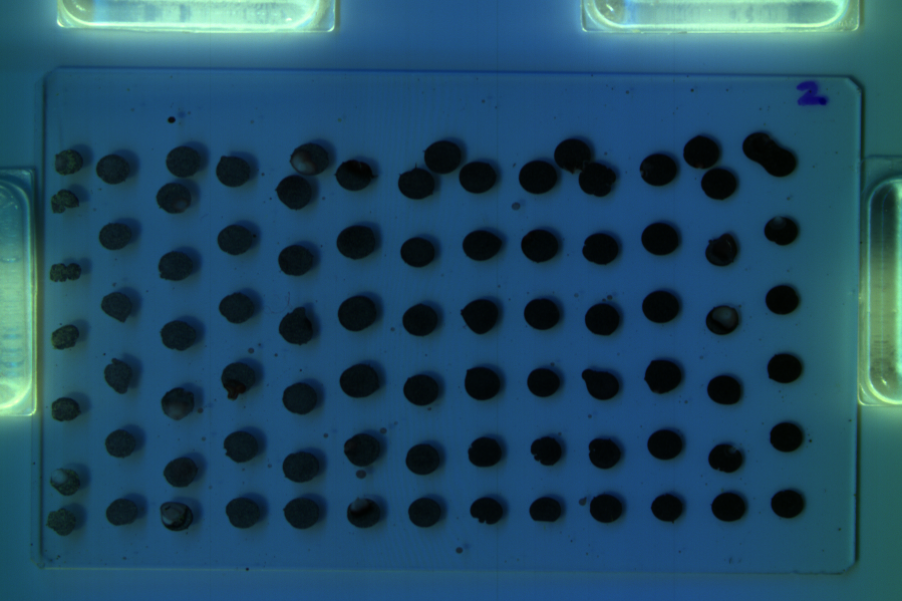
#> input picture data/MAFA_RGB_Image.png, 902 x 601 px
$ python -i vision.py   (imports and definitions only)
#> lines starting #> are read from the running program, lines starting #| are printed output that depends on the picture; after the words box and inside, x2 and y2 are one past the last pixel; in counts of white or black regions, pixels touching at a corner belong together
# Author: Alexander (Aleks) E. Siemenn <asiemenn@mit.edu>
# Date:   04 March 2023

# import
import cv2
import numpy as np
import pandas as pd
import matplotlib as mpl
import matplotlib.pyplot as plt
from scipy import ndimage

# [44 lines left out: function segmentation, not called in this run]


# Sub-functions for segmentation()

def segment_on_dt(a, img, threshold):
    '''
    Implements watershed segmentation.

    Inputs:
        a:         Image input
        img:       Threshold binned image
        threshold: RGB threshold value

    Outputs:
        lbl:       Borders of segmented droplets
        wat:       Segmented droplets via watershed
        lab:       Indices of each segmented droplet
    '''
    # estimate the borders of droplets based on known and unknown background + foreground (computed using dilated and erode)
    kernel = np.ones((5, 5), np.uint8)
    border = cv2.dilate(img, None, iterations=1)
    border = border - cv2.erode(border, kernel)
    # segment droplets via distance mapping and thresholding
    dt = cv2.distanceTransform(img, 2, 3)
    dt = ((dt - dt.min()) / (dt.max() - dt.min()) * 255).astype(np.uint8)
    _, dt = cv2.threshold(dt, threshold, 255, cv2.THRESH_BINARY)
    # obtain the map of segmented droplets with corresponding indices
    lbl, ncc = ndimage.label(dt)
    lbl = lbl * (255 / (ncc + 1))
    lab = lbl
    # Completing the markers now.
    lbl[border == 255] = 255
    lbl = lbl.astype(np.int32)
    a = cv2.cvtColor(a,cv2.COLOR_GRAY2BGR)  # we must convert grayscale to BGR because watershed only accepts 3-channel inputs
    wat = cv2.watershed(a, lbl)
    lbl[lbl == -1] = 0
    lbl = lbl.astype(np.uint8)
    return 255 - lbl, wat, lab  # return lab, the segmented and indexed droplets

def watershed_segment(image, small_elements_pixels=0, large_elements_pixels=999999):
    '''
    Applies watershed image segmentation to separate droplet pixels from background pixels.

    Inputs:
        image:                   Input droplet image to segment
        small_elements_pixels:   Removes small elements that contain fewer than the specified number of pixels.
        large_elements_pixels:   Removes large elements that contain more than the specified number of pixels.

    Outputs:
        water:                   Watershed segmented droplets
        labs:                    Edges to each watershed segmented droplet
    '''
    RGB_threshold = 0
    img = image.copy()
    img = 255 - img
    _, img_bin = cv2.threshold(img, 0, 255,
                               # threshold image using Otsu's binarization # https://docs.opencv.org/4.x/d7/d4d/tutorial_py_thresholding.html
                               cv2.THRESH_OTSU)
    img_bin = cv2.morphologyEx(img_bin, cv2.MORPH_OPEN,
                               np.ones((12, 12), dtype=int))
    img_bin = cv2.erode(img_bin, np.ones((3, 3), np.uint8))
    img_bin = cv2.medianBlur(img_bin, 7)
    result, water, labs = segment_on_dt(a=img, img=img_bin,
                                        threshold=RGB_threshold)  # segment droplets from background and return indexed droplets
    water = cv2.dilate(water.astype('uint8'), np.ones((5, 5), np.uint8))
    water = cv2.medianBlur(water,5)
    # remove small/large elements
    uniq_full, uniq_counts = np.unique(water,
                                       return_counts=True)  # get all unique watershed indices with pixel counts
    large_elements = uniq_full[uniq_counts > large_elements_pixels]  # mask large elements based on number of pixels
    small_elements = uniq_full[uniq_counts < small_elements_pixels] # mask small elements based on number of pixels
    for n in range(len(large_elements)):
        water[water == large_elements[n]] = 0  # remove all large elements
    for n in range(len(small_elements)):
        water[water == small_elements[n]] = 0  # remove all small elements
    return water, labs

>>> import cv2
>>> picture = cv2.imread('data/MAFA_RGB_Image.png', cv2.IMREAD_GRAYSCALE)
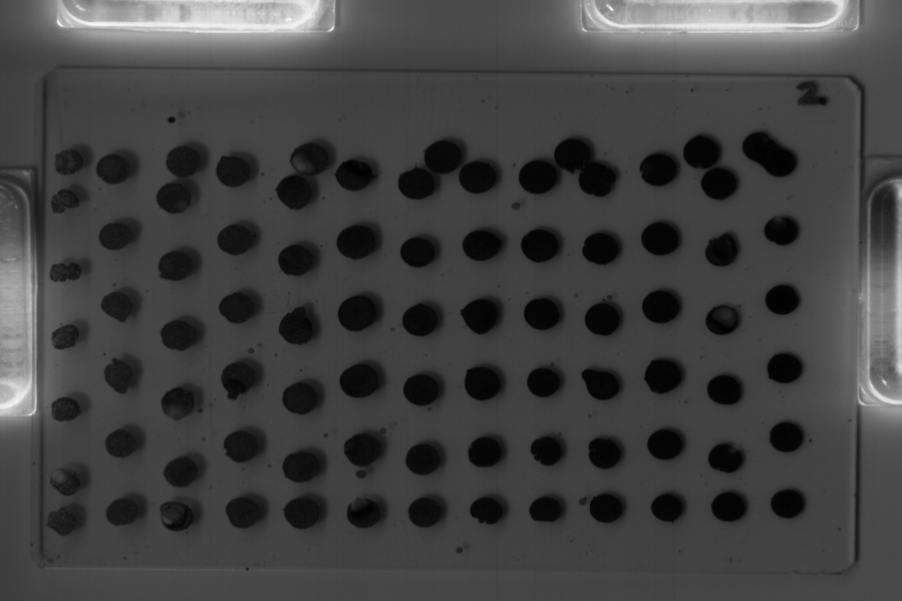
#> picture: shape (601, 902); min 1, max 252, mean 66.1
>>> result = watershed_segment(picture)
#> in watershed_segment, `img = 255 - img`:
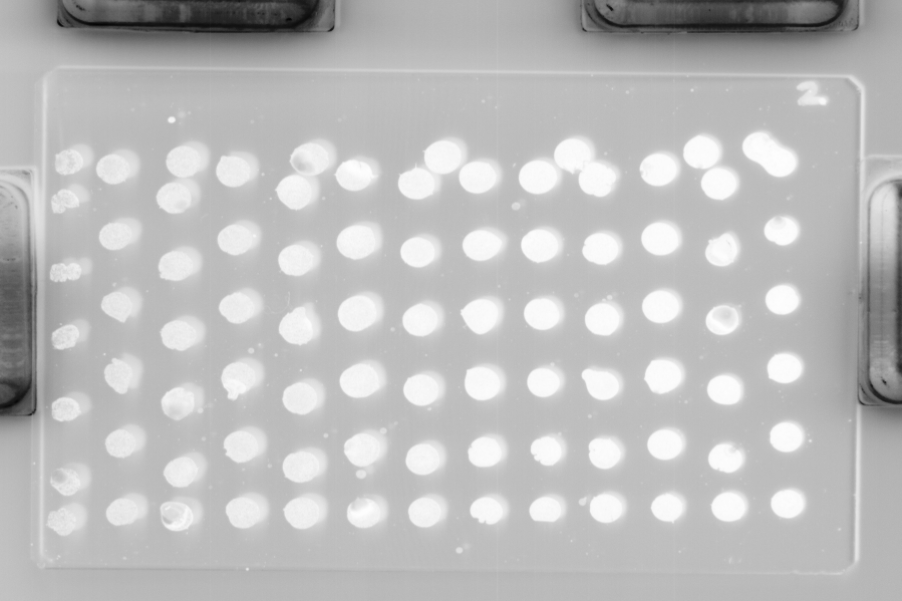
#> img: shape (601, 902); min 3, max 254, mean 188.9
#> in watershed_segment, `_, img_bin = cv2.threshold(img, 0, 255, # threshold image using Otsu's..`:
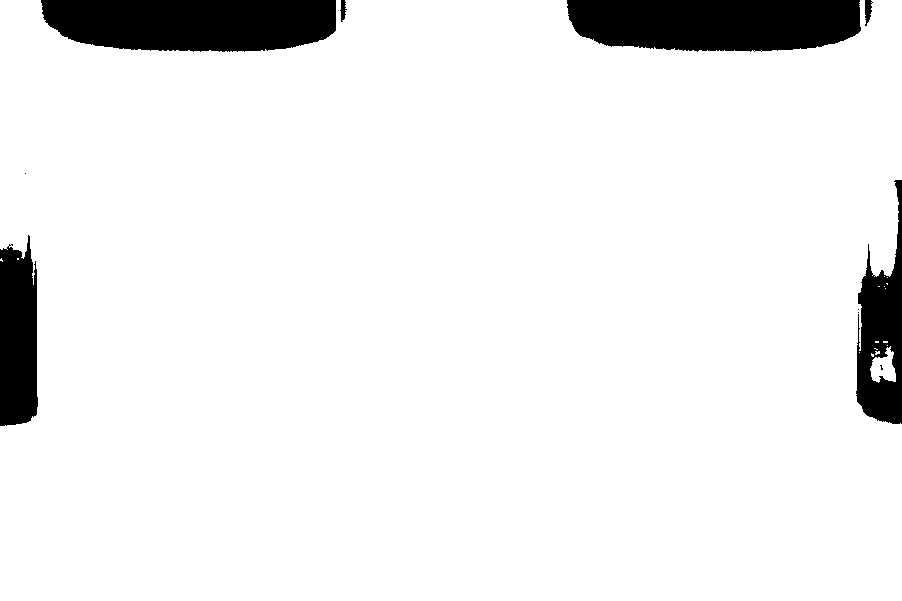
#> img_bin: shape (601, 902); 92.6% white; 10 black regions (4 under 20 px), largest, box (x1, y1, x2, y2) and area: (567, 0, 861, 52) 13565, (41, 0, 336, 52) 13552, (0, 235, 38, 426) 6320, (856, 180, 902, 424) 6176, (865, 0, 873, 26) 134, (340, 0, 347, 22) 90
#> in watershed_segment, `img_bin = cv2.morphologyEx(img_bin, cv2.MORPH_OPEN, np.ones((12, 12), ..`: img_bin: shape (601, 902); 92.3% white; 5 black regions (1 under 20 px), largest, box (x1, y1, x2, y2) and area: (568, 0, 874, 53) 14230, (42, 0, 348, 53) 14129, (857, 181, 902, 425) 6792, (0, 236, 39, 427) 6599
#> in watershed_segment, `img_bin = cv2.erode(img_bin, np.ones((3, 3), np.uint8))`: img_bin: shape (601, 902); 92% white; 5 black regions (1 under 20 px), largest, box (x1, y1, x2, y2) and area: (567, 0, 875, 54) 14646, (41, 0, 349, 54) 14546, (856, 180, 902, 426) 7188, (0, 235, 40, 428) 6895
#> in watershed_segment, `img_bin = cv2.medianBlur(img_bin, 7)`: img_bin: shape (601, 902); 92% white; 4 black regions, box (x1, y1, x2, y2) and area: (567, 0, 875, 54) 14639, (41, 0, 348, 54) 14539, (856, 180, 902, 426) 7168, (0, 238, 40, 428) 6884
#> in segment_on_dt, `border = cv2.dilate(img, None, iterations=1)`: border: shape (601, 902); 92.3% white; 4 black regions, box (x1, y1, x2, y2) and area: (568, 0, 874, 53) 14225, (42, 0, 347, 53) 14124, (857, 181, 902, 425) 6788, (0, 239, 39, 427) 6595
#> in segment_on_dt, `border = border - cv2.erode(border, kernel)`: border: shape (601, 902); 0.56% white in thin lines or dots, all inside (x1, y1, x2, y2) = (0, 0, 902, 429)
#> in segment_on_dt, `_, dt = cv2.threshold(dt, threshold, 255, cv2.THRESH_BINARY)`: dt: shape (601, 902); 91.7% white; 4 black regions, box (x1, y1, x2, y2) and area: (566, 0, 876, 55) 15057, (40, 0, 349, 55) 14958, (855, 179, 902, 427) 7552, (0, 237, 41, 429) 7178
#> in segment_on_dt, `lbl, ncc = ndimage.label(dt)`: ncc = 1
#> in segment_on_dt, `lbl[border == 255] = 255`: lbl: shape (601, 902) float64; min 0, max 255, mean 118.4
#> in segment_on_dt, `lbl = lbl.astype(np.int32)`: lbl: shape (601, 902) int32; 3 distinct labels, from 0 to 255
#> in segment_on_dt, `wat = cv2.watershed(a, lbl)`:
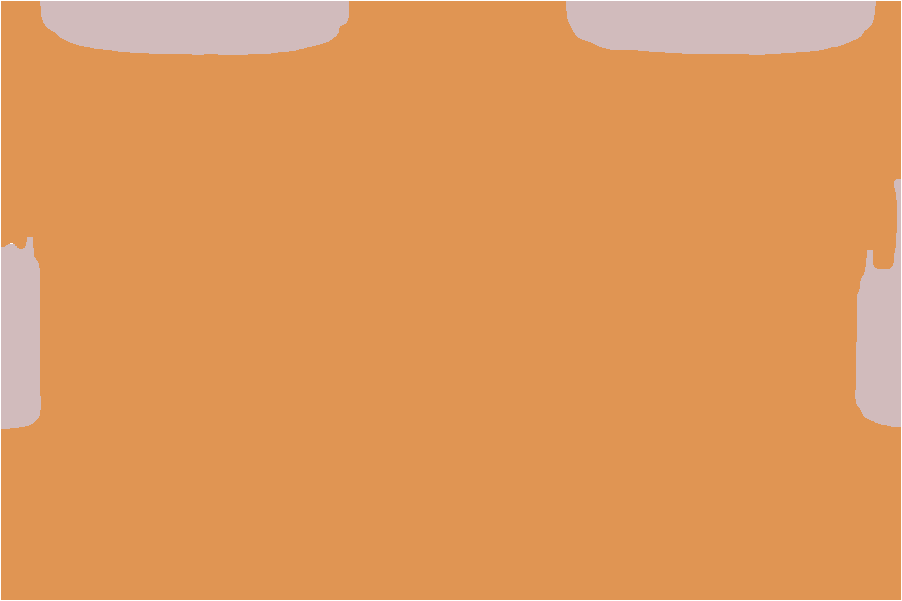
#> wat: shape (601, 902) int32; 3 distinct labels, from -1 to 255; one colour per label, 0 black, -1 white
#> in segment_on_dt, `lbl[lbl == -1] = 0`:
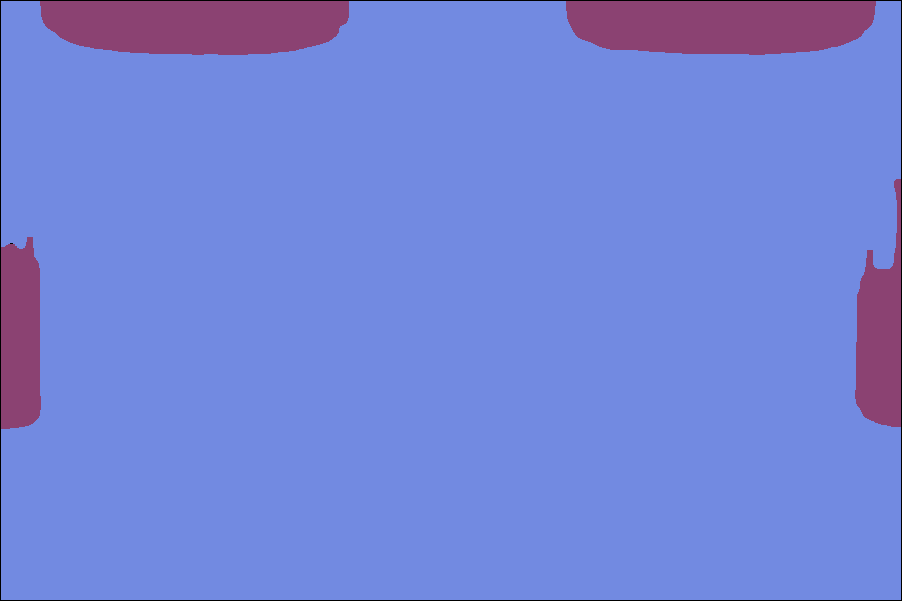
#> lbl: shape (601, 902) int32; 3 distinct labels, from 0 to 255; one colour per label, 0 black
#> in watershed_segment, `result, water, labs = segment_on_dt(a=img, img=img_bin, threshold=RGB_..`:
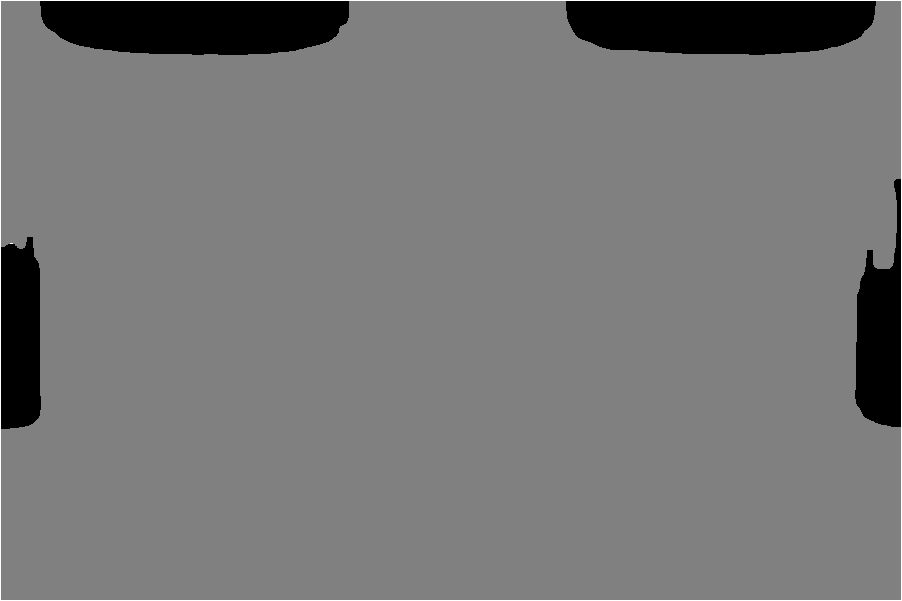
#> result: shape (601, 902); min 0, max 255, mean 118.4
#> in watershed_segment, `water = cv2.dilate(water.astype('uint8'), np.ones((5, 5), np.uint8))`:
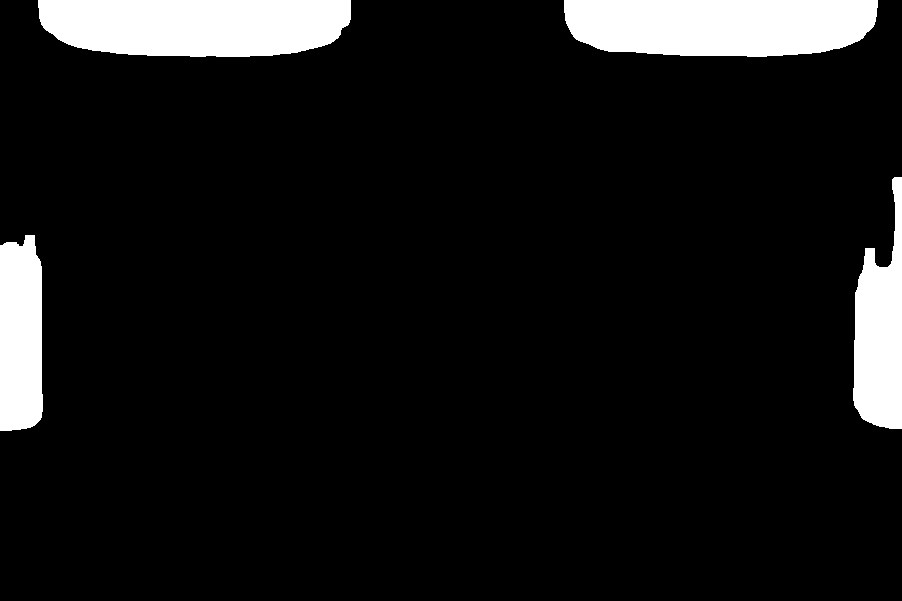
#> water: shape (601, 902); values 127 (black) and 255 (white), 8.8% white; 4 white regions, box (x1, y1, x2, y2) and area: (564, 0, 878, 57) 15905, (38, 0, 351, 57) 15808, (853, 177, 902, 429) 8332, (0, 235, 43, 431) 7771
#> in watershed_segment, `water = cv2.medianBlur(water,5)`: water: shape (601, 902); values 127 (black) and 255 (white), 8.8% white; 4 white regions, box (x1, y1, x2, y2) and area: (564, 0, 878, 57) 15905, (38, 0, 351, 57) 15802, (853, 177, 902, 429) 8329, (0, 235, 43, 431) 7768
#> in watershed_segment, `uniq_full, uniq_counts = np.unique(water, return_counts=True)`: uniq_full = [127, 255]; uniq_counts = [494298, 47804]
#> in watershed_segment, `large_elements = uniq_full[uniq_counts > large_elements_pixels]`: large_elements = empty array
